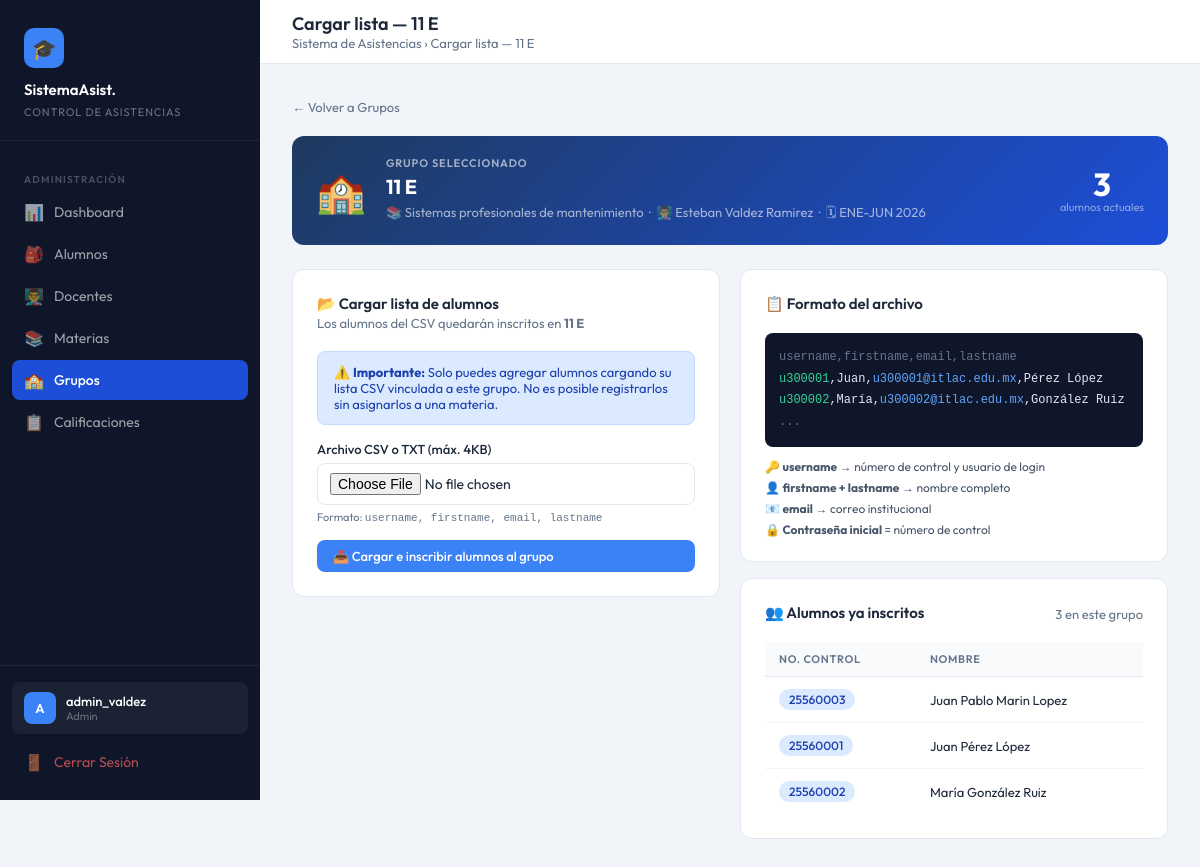
The app's page /index.php?accion=cargar_lista_grupo&id_grupo=2 (signed in) with its own data.
### tables this page shows
CREATE TABLE `grupos` (
  `id_grupo` int(11) NOT NULL,
  `id_materia` int(11) NOT NULL,
  `id_docente` int(11) NOT NULL,
  `nombre_grupo` varchar(50) NOT NULL COMMENT 'Ej: ISC-501-A',
  `periodo` varchar(30) NOT NULL COMMENT 'Ej: Ene-Jun 2026',
  `num_unidades` tinyint(3) UNSIGNED NOT NULL DEFAULT 4,
  `activo` tinyint(1) NOT NULL DEFAULT 1
);

CREATE TABLE `materias` (
  `id_materia` int(11) NOT NULL,
  `clave_materia` varchar(20) NOT NULL COMMENT 'Clave institucional, ej: SCD-1001',
  `nombre` varchar(150) NOT NULL,
  `creditos` tinyint(3) UNSIGNED DEFAULT 5,
  `activa` tinyint(1) NOT NULL DEFAULT 1 COMMENT '1=activa, 0=inactiva'
);

CREATE TABLE `docentes` (
  `id_docente` int(11) NOT NULL,
  `numero_empleado` varchar(20) NOT NULL,
  `nombre` varchar(100) NOT NULL,
  `correo` varchar(100) NOT NULL,
  `id_usuario` int(11) DEFAULT NULL
);

CREATE TABLE `grupo_alumnos` (
  `id_inscripcion` int(11) NOT NULL,
  `id_grupo` int(11) NOT NULL,
  `id_alumno` int(11) NOT NULL,
  `fecha_inscripcion` date DEFAULT curdate()
);

CREATE TABLE `alumnos` (
  `id_alumno` int(11) NOT NULL,
  `numero_control` varchar(20) NOT NULL,
  `nombre` varchar(100) NOT NULL,
  `correo` varchar(100) NOT NULL,
  `id_usuario` int(11) DEFAULT NULL
);

### app/controllers/AdminController.php (called while the page is built, shortened)
<?php
class AdminController {
    private $pdo;
    public function __construct($pdo) { $this->pdo = $pdo; }
    public function cargarListaGrupo($idGrupo) {
        $grupo = $this->obtenerInfoGrupo($idGrupo);
        $alumnosInscritos = $this->obtenerAlumnosDelGrupo($idGrupo);
        require_once BASE_PATH . '/app/views/admin/cargar_lista_grupo.php';
    }
    private function obtenerInfoGrupo($idGrupo) {
        $stmt = $this->pdo->prepare(
            "SELECT g.*, m.nombre AS nombre_materia, d.nombre AS nombre_docente,
                    COUNT(ga.id_alumno) AS total_alumnos
             FROM grupos g
             JOIN materias m ON m.id_materia = g.id_materia
             JOIN docentes d ON d.id_docente = g.id_docente
             LEFT JOIN grupo_alumnos ga ON ga.id_grupo = g.id_grupo
             WHERE g.id_grupo = ? GROUP BY g.id_grupo"
        );
        $stmt->execute([$idGrupo]);
        return $stmt->fetch(PDO::FETCH_ASSOC) ?: null;
    }
    private function obtenerAlumnosDelGrupo($idGrupo) {
        $stmt = $this->pdo->prepare(
            "SELECT a.numero_control, a.nombre, a.correo, a.id_usuario, ga.fecha_inscripcion
             FROM grupo_alumnos ga
             JOIN alumnos a ON a.id_alumno = ga.id_alumno
             WHERE ga.id_grupo = ? ORDER BY a.nombre ASC"
        );
        $stmt->execute([$idGrupo]);
        return $stmt->fetchAll(PDO::FETCH_ASSOC);
    }
}
?>

### app/views/admin/cargar_lista_grupo.php (the view, shortened to what this page needs)
<?php
$pageTitle    = 'Cargar lista — ' . htmlspecialchars($grupo['nombre_grupo'] ?? '', ENT_QUOTES, 'UTF-8');
$accionActual = 'ver_grupos';
require_once BASE_PATH . '/app/views/layout/sidebar.php';
?>
<div style="margin-bottom:20px;">
  <a href="index.php?accion=ver_grupos"
     style="color:#64748b; font-size:13px; text-decoration:none; display:inline-flex; align-items:center; gap:6px;">
    ← Volver a Grupos
  </a>
</div>
<div style="background: linear-gradient(135deg, #1e3a5f, #1d4ed8);
            border-radius:12px; padding:20px 24px; margin-bottom:24px;
            display:flex; align-items:center; gap:20px;">
  <div style="font-size:40px;">🏫</div>
  <div>
    <div style="color:rgba(255,255,255,.6); font-size:11px; font-weight:600;
                text-transform:uppercase; letter-spacing:.08em; margin-bottom:4px;">
      Grupo seleccionado
    </div>
    <div style="color:#fff; font-size:20px; font-weight:700;">
      <?= htmlspecialchars($grupo['nombre_grupo'] ?? '', ENT_QUOTES, 'UTF-8') ?>
    </div>
    <div style="color:rgba(255,255,255,.6); font-size:13px; margin-top:4px;">
      📚 <?= htmlspecialchars($grupo['nombre_materia'] ?? '', ENT_QUOTES, 'UTF-8') ?>
      &nbsp;·&nbsp;
      👨‍🏫 <?= htmlspecialchars($grupo['nombre_docente'] ?? '', ENT_QUOTES, 'UTF-8') ?>
      &nbsp;·&nbsp;
      🗓 <?= htmlspecialchars($grupo['periodo'] ?? '', ENT_QUOTES, 'UTF-8') ?>
    </div>
  </div>
  <div style="margin-left:auto; text-align:center;">
    <div style="color:#fff; font-size:32px; font-weight:700; line-height:1;">
      <?= (int)($grupo['total_alumnos'] ?? 0) ?>
    </div>
    <div style="color:rgba(255,255,255,.5); font-size:11px;">alumnos actuales</div>
  </div>
</div>
<div class="grid-2" style="align-items:start;">
  <div class="card">
    <div class="card-header">
      <div>
        <div class="card-title">📂 Cargar lista de alumnos</div>
        <div class="card-subtitle">
          Los alumnos del CSV quedarán inscritos en
          <strong><?= htmlspecialchars($grupo['nombre_grupo'] ?? '', ENT_QUOTES, 'UTF-8') ?></strong>
        </div>
      </div>
    </div>
    <div class="alert alert-info" style="margin-bottom:16px;">
      <div>
        ⚠️ <strong>Importante:</strong> Solo puedes agregar alumnos cargando su lista CSV
        vinculada a este grupo. No es posible registrarlos sin asignarlos a una materia.
      </div>
    </div>
    <form action="index.php?accion=procesar_lista_grupo" method="POST" enctype="multipart/form-data">
      <div class="form-group">
        <label class="form-label">Archivo CSV o TXT (máx. 4KB)</label>
        <input type="file" name="archivo_sii" accept=".csv,.txt" class="form-control" required>
        <small style="color:#64748b; font-size:11px; margin-top:5px; display:block;">
          Formato: <code>username, firstname, email, lastname</code>
        </small>
      </div>
      <button type="submit" class="btn btn-primary" style="width:100%;">
        📤 Cargar e inscribir alumnos al grupo
      </button>
    </form>
  </div>
  <div style="display:flex; flex-direction:column; gap:16px;">
    <div class="card">
      <div class="card-header">
        <div class="card-title">📋 Formato del archivo</div>
      </div>
      <div style="background:#0f1629; border-radius:8px; padding:14px; font-size:12px;
                  font-family:monospace; color:#e2e8f0; line-height:1.8; overflow-x:auto;">
        <span style="color:#64748b;">username,firstname,email,lastname</span><br>
        <span style="color:#34d399;">u300001</span>,Juan,<span style="color:#60a5fa;">u300001@itlac.edu.mx</span>,Pérez López<br>
        <span style="color:#34d399;">u300002</span>,María,<span style="color:#60a5fa;">u300002@itlac.edu.mx</span>,González Ruiz<br>
        <span style="color:#64748b;">...</span>
      </div>
      <div style="margin-top:12px; display:flex; flex-direction:column; gap:6px; font-size:12px; color:#475569;">
        <div>🔑 <strong>username</strong> → número de control y usuario de login</div>
        <div>👤 <strong>firstname + lastname</strong> → nombre completo</div>
        <div>📧 <strong>email</strong> → correo institucional</div>
        <div>🔒 <strong>Contraseña inicial</strong> = número de control</div>
      </div>
    </div>
    <?php if (!empty($alumnosInscritos)): ?>
    <div class="card">
      <div class="card-header">
        <div class="card-title">👥 Alumnos ya inscritos</div>
        <div class="card-subtitle"><?= count($alumnosInscritos) ?> en este grupo</div>
      </div>
      <div class="table-wrap">
        <table>
          <thead>
            <tr>
              <th>No. Control</th>
              <th>Nombre</th>
            </tr>
          </thead>
          <tbody>
            <?php foreach ($alumnosInscritos as $a): ?>
              <tr>
                <td><span class="badge badge-blue"><?= htmlspecialchars($a['numero_control'], ENT_QUOTES, 'UTF-8') ?></span></td>
                <td style="font-size:13px;"><?= htmlspecialchars($a['nombre'], ENT_QUOTES, 'UTF-8') ?></td>
              </tr>
            <?php endforeach; ?>
          </tbody>
        </table>
      </div>
    </div>
    <?php endif; ?>
  </div>
</div>
<?php require_once BASE_PATH . '/app/views/layout/footer.php'; ?>

### app/views/layout/sidebar.php (shortened to what this page needs)
<!DOCTYPE html>
<html lang="es">
<head>
</head>
<body>
<aside class="sidebar">
  <div class="sidebar-brand">
    <div class="logo-icon">🎓</div>
    <h1>SistemaAsist.</h1>
    <span>Control de Asistencias</span>
  </div>
  <nav class="sidebar-nav">
    <?php $rol = $_SESSION['rol'] ?? ''; ?>
    <?php if ($rol === 'Admin'): ?>
      <div class="nav-section-label">Administración</div>
      <a href="index.php?accion=dashboard_admin"        class="nav-link <?= ($accionActual??'')==='dashboard_admin'       ?'active':'' ?>"><span class="icon">📊</span> Dashboard</a>
      <a href="index.php?accion=ver_alumnos"            class="nav-link <?= ($accionActual??'')==='ver_alumnos'            ?'active':'' ?>"><span class="icon">🎒</span> Alumnos</a>
      <a href="index.php?accion=ver_docentes"           class="nav-link <?= ($accionActual??'')==='ver_docentes'           ?'active':'' ?>"><span class="icon">👨‍🏫</span> Docentes</a>
      <a href="index.php?accion=ver_materias"           class="nav-link <?= ($accionActual??'')==='ver_materias'           ?'active':'' ?>"><span class="icon">📚</span> Materias</a>
      <a href="index.php?accion=ver_grupos"             class="nav-link <?= ($accionActual??'')==='ver_grupos'             ?'active':'' ?>"><span class="icon">🏫</span> Grupos</a>
      <a href="index.php?accion=calificaciones_admin"   class="nav-link <?= ($accionActual??'')==='calificaciones_admin'   ?'active':'' ?>"><span class="icon">📋</span> Calificaciones</a>
    <?php endif; ?>
  </nav>
  <div class="sidebar-footer">
    <div class="user-chip">
      <div class="user-avatar"><?= strtoupper(substr($_SESSION['username']??'U',0,1)) ?></div>
      <div class="user-info">
        <div class="name"><?= htmlspecialchars($_SESSION['username']??'',ENT_QUOTES,'UTF-8') ?></div>
        <div class="role"><?= htmlspecialchars($rol,ENT_QUOTES,'UTF-8') ?></div>
      </div>
    </div>
    <a href="index.php?accion=logout" class="nav-link" style="color:rgba(255,100,100,.7);">
      <span class="icon">🚪</span> Cerrar Sesión
    </a>
  </div>
</aside>
<div class="main">
  <div class="topbar">
    <div>
      <h2><?= $pageTitle ?? 'Panel' ?></h2>
      <div class="breadcrumb">Sistema de Asistencias › <?= $pageTitle ?? '' ?></div>
    </div>
  </div>
  <div class="page-content">

### records on screen
grupos: nombre_grupo "Cargar lista — 11 E", nombre_grupo "11 E", id_materia.nombre "Sistemas profesionales de mantenimiento", id_docente.nombre "Esteban Valdez Ramirez", periodo "ENE-JUN 2026"
grupo_alumnos: id_alumno.numero_control "25560003", id_alumno.nombre "Juan Pablo Marin Lopez"
grupo_alumnos: id_alumno.numero_control "25560001", id_alumno.nombre "Juan Pérez López"
grupo_alumnos: id_alumno.numero_control "25560002", id_alumno.nombre "María González Ruiz"

### other values on screen
substr($_SESSION['username']??'U',0,1) "A"
$_SESSION['username'] "admin_valdez"
$rol "Admin"
$grupo['total_alumnos'] "3"
count($alumnosInscritos) "3"
